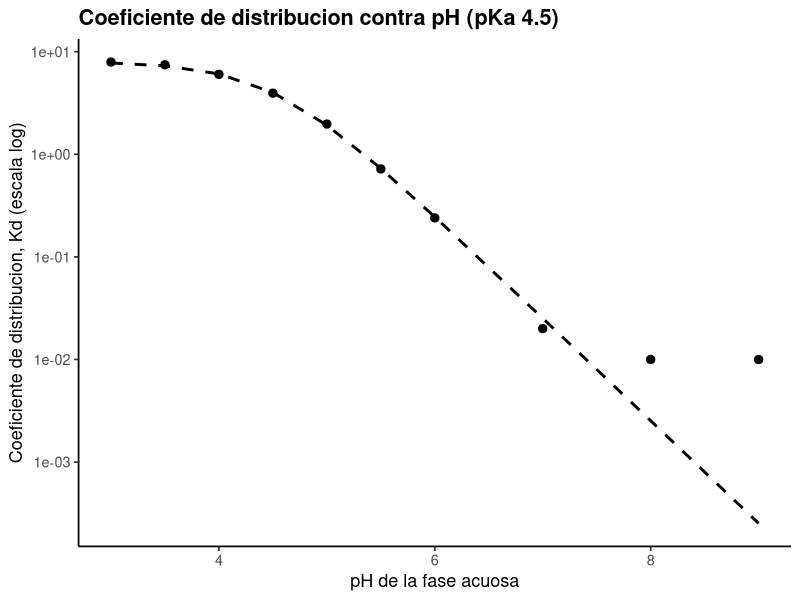
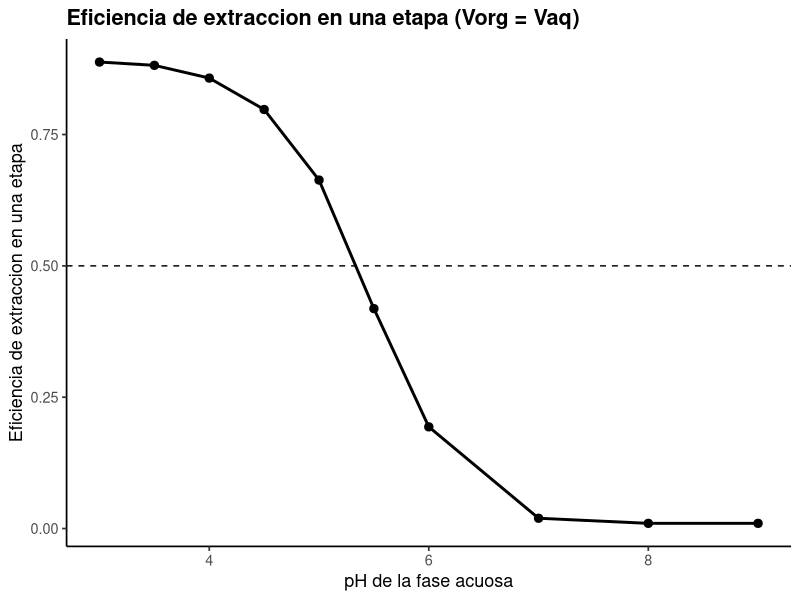
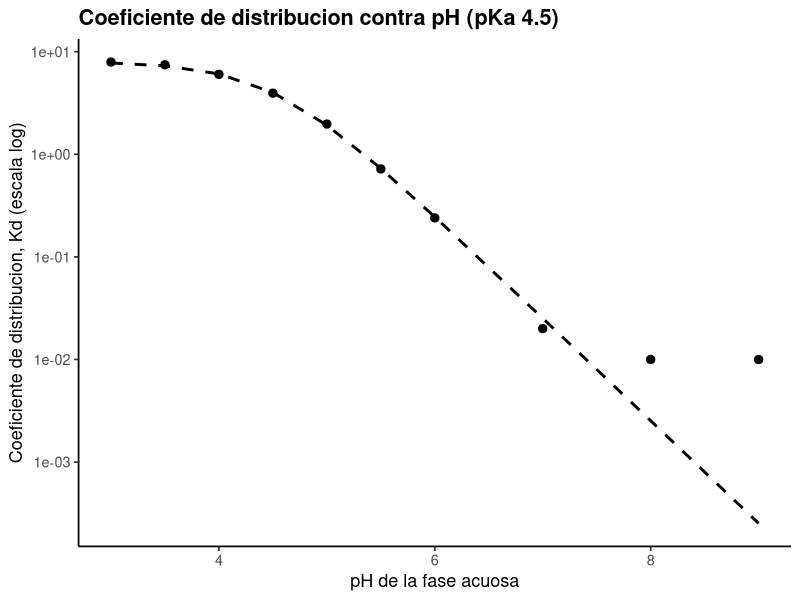
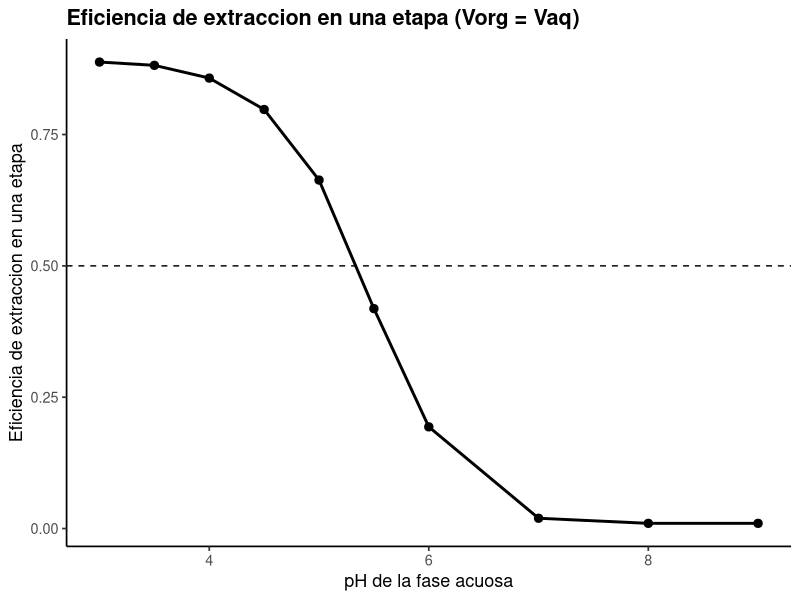

R code for these plots, in order:
# ==========================================================================
# 07. Extraccion liquido-liquido: coeficiente de particion y pH
# ==========================================================================
# Autor: Dr. Jose Juan Torres Martinez
# Docente de Ciencias Quimicas
# Universidad Autonoma de San Luis Potosi (UASLP)
# Mexico
#
# Material academico para estudiantes
# Serie "Bioseparaciones" - Teoria, Unidad 7. Extraccion liquido-liquido
#
# Descripcion: Se estudia como el pH cambia el coeficiente de particion de un acido debil (pKa 4.5): solo la forma neutra pasa a la fase organica, asi que el coeficiente de distribucion cae cuando el pH sube y el soluto se ioniza. Con Kd se calcula la eficiencia de extraccion en una etapa con volumenes iguales.
#
# Objetivos de aprendizaje:
#   - Calcular la fraccion neutra de un acido debil a cada pH.
#   - Relacionar el coeficiente de distribucion con el pH.
#   - Calcular la eficiencia de extraccion en una etapa.

# Datos: datos_particion.csv (coeficiente de distribucion medido contra pH; pKa 4.5, Kd de la forma neutra 8.0).
# ==========================================================================

library(tidyverse)

# --------------------------------------------------------------------------
# 1. Leer los datos y calcular fraccion neutra y eficiencia
# --------------------------------------------------------------------------
# Acido debil, pKa = 4.5. Fraccion neutra = 1 / (1 + 10^(pH - pKa)).
# Eficiencia en una etapa con Vorg = Vaq: E = Kd / (1 + Kd).
pka <- 4.5

datos <- read_csv("datos_particion.csv", show_col_types = FALSE)

datos <- datos %>%
  mutate(
    fraccion_neutra = 1 / (1 + 10^(ph - pka)),
    kd_modelo = 8.0 * fraccion_neutra,
    eficiencia_una_etapa = kd_medido / (1 + kd_medido)
  )

print(datos)

# pH al que la eficiencia en una etapa cae a 50% (Kd = 1).
ph_50 <- datos %>%
  filter(kd_medido >= 1) %>%
  summarise(ph_max_50 = max(ph)) %>%
  pull(ph_max_50)
print(tibble(ph_hasta_el_cual_E_mayor_50 = ph_50))

# --------------------------------------------------------------------------
# 2. Grafica 1: Kd contra pH (medido y modelo)
# --------------------------------------------------------------------------
grafica_kd <- ggplot(datos, aes(x = ph, y = kd_medido)) +
  geom_line(aes(y = kd_modelo), linetype = "dashed", linewidth = 1) +
  geom_point(size = 2.5) +
  scale_y_log10() +
  labs(
    x = "pH de la fase acuosa",
    y = "Coeficiente de distribucion, Kd (escala log)",
    title = "Coeficiente de distribucion contra pH (pKa 4.5)"
  ) +
  theme_classic(base_size = 13) +
  theme(plot.title = element_text(face = "bold"))

print(grafica_kd)

# --------------------------------------------------------------------------
# 3. Grafica 2: eficiencia de extraccion en una etapa contra pH
# --------------------------------------------------------------------------
grafica_e <- ggplot(
  datos,
  aes(x = ph, y = eficiencia_una_etapa)
) +
  geom_hline(yintercept = 0.5, linetype = "dashed") +
  geom_line(linewidth = 1) +
  geom_point(size = 2.5) +
  labs(
    x = "pH de la fase acuosa",
    y = "Eficiencia de extraccion en una etapa",
    title = "Eficiencia de extraccion en una etapa (Vorg = Vaq)"
  ) +
  theme_classic(base_size = 13) +
  theme(plot.title = element_text(face = "bold"))

print(grafica_e)

# --------------------------------------------------------------------------
# 4. Exportar las graficas
# --------------------------------------------------------------------------
ggsave("07_kd_ph.png", grafica_kd,
       width = 18, height = 12, units = "cm", dpi = 300)
ggsave("07_eficiencia.png", grafica_e,
       width = 18, height = 12, units = "cm", dpi = 300)

# --------------------------------------------------------------------------
# Interpretacion
# --------------------------------------------------------------------------
# - El Kd es alto a pH acido, donde el soluto esta neutro, y cae mas de cien veces al subir el pH: la forma ionizada no pasa a la fase organica.
# - La eficiencia en una etapa sigue al Kd: por encima de pH 5 ya no llega al 50% con volumenes iguales.

# --------------------------------------------------------------------------
# Que aprendimos
# --------------------------------------------------------------------------
# - El pH es la palanca de la extraccion de solutos ionizables: se extrae a pH bajo y se reextrae a pH alto.
# - Con Kd y la relacion de volumenes se calcula la eficiencia antes de montar el extractor.
